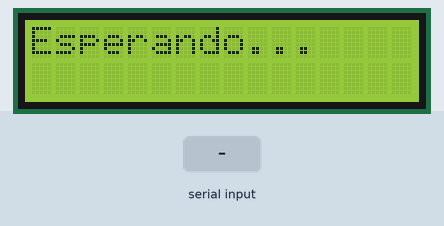
A sketch run on a simulated Arduino Uno, built with avr-gcc and run on an emulated ATmega328P. On the bench: 16×2 character LCD. The test bench sets the inputs (shaded band).

Above: at 1.2 s.
1.3 s: "1\n" received over Serial
At 2.3 s:
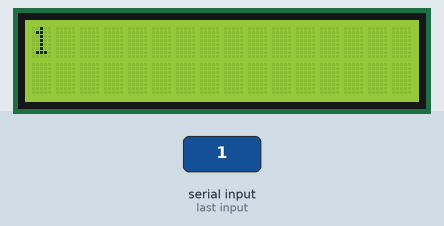
2.8 s: byte 10 ('\n') received over Serial
At 3.4 s:
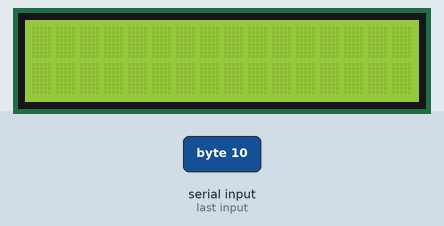
4.3 s: "0\n" received over Serial
At 4.6 s:
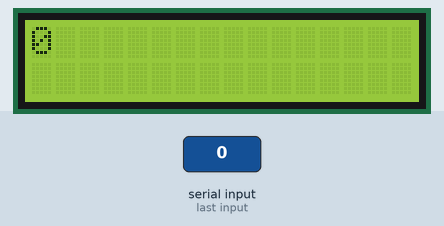
Timing chart, 0 to 7.3 s (numbered marks = the images above; inputs shaded):
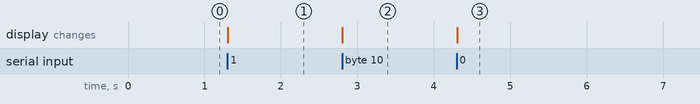

The sketch:

lcd.ino
```cpp
#include <LiquidCrystal.h>

LiquidCrystal lcd(12, 11, 5, 4, 3, 2);

String input = "";
bool messageReady = false;

void setup() {
  Serial.begin(9600);
  lcd.begin(16, 2);
  lcd.print("Esperando...");
}

void loop() {

  // Leer texto completo
  while (Serial.available() > 0) {
    char c = Serial.read();

    if (c == '\n') {
      messageReady = true;
      break;
    } else {
      input += c;
    }
  }

  // Mostrar el mensaje en LCD
  if (messageReady) {
    lcd.clear();

    if (input.length() <= 16) {
      lcd.setCursor(0, 0);
      lcd.print(input);
    }
    else {
      lcd.setCursor(0, 0);
      lcd.print(input.substring(0, 16));
      lcd.setCursor(0, 1);
      lcd.print(input.substring(16, 32));
    }

    input = "";
    messageReady = false;
  }
}
```

Measured:
- after the input at 1.3 s, the display: changes at once (image 1)
- after the input at 2.8 s, the display: changes at once (image 2)
- after the input at 4.3 s, the display: changes at once (image 3)
